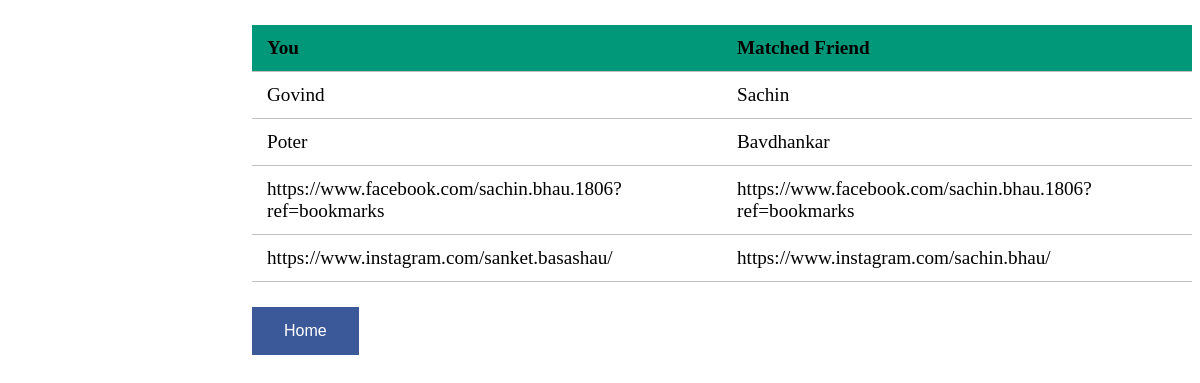
The page /php/Usermatches.php (signed in) on the database its author committed.
### tables this page shows
CREATE TABLE `user` (
  `userid` int(40) NOT NULL,
  `fname` varchar(40) NOT NULL,
  `lname` varchar(40) NOT NULL,
  `username` varchar(200) NOT NULL,
  `password` varchar(124) NOT NULL,
  `email` varchar(300) NOT NULL,
  `dob` date NOT NULL,
  `gender` enum('Male','Female','Other') NOT NULL,
  `city` varchar(100) NOT NULL,
  `fblink` varchar(300) NOT NULL,
  `instagramlink` varchar(300) NOT NULL
);

### php/Usermatches.php (the view, shortened to what this page needs)
<?php
$conn = createConn();
$user1id = $_SESSION["uid"];
$query1 = "select * from user where userid = '$user1id' ";
$data1 = mysqli_query($conn, $query1);
$result1 = mysqli_fetch_assoc($data1);
$user1fname = $result1['fname'];
$user1lname = $result1['lname'];
$user1fblink = $result1['fblink'];
$user1instagramlink = $result1['instagramlink'];
$query2 = "select * from usersmatch where user1id = '$user1id' ";
$data2 = mysqli_query($conn, $query2);
$result2 = mysqli_fetch_assoc($data2);
$userid2 = $result2['user2id'];
$query3 = "select * from user where userid = '$userid2' ";
$data3 = mysqli_query($conn, $query3);
$result3 = mysqli_fetch_assoc($data3);
$user2fname = $result3['fname'];
$user2lname = $result3['lname'];
$user2fblink = $result3['fblink'];
$user2instagramlink = $result3['instagramlink'];
?>
<!DOCTYPE html>
<html>
<head>
  <link rel="stylesheet" href="../css/profile.css">
</head>
<body class="user_body">
  <table class="content-table">
    <thead>
      <tr>
        <th>You</th>
        <th>Matched Friend</th>
      </tr>
    </thead>
    <tr>
      <td><?php echo $user1fname ?></td>
      <td><?php echo $user2fname ?></td>
    </tr>
    <tr>
      <td><?php echo $user1lname ?></td>
      <td><?php echo $user2lname ?></td>
    </tr>
    <tr>
      <td><?php echo $user1fblink ?></td>
      <td><?php echo $user2fblink ?></td>
    </tr>
    <tr>
      <td><?php echo $user1instagramlink ?></td>
      <td><?php echo $user2instagramlink ?></td>
    </tr>
  </table>
  <button class="btn profile" name="profilebtn" onclick="window.location.href='../html/LMHome.html'">Home</button>
</body>
</html>

### css/profile.css (style rules this page uses)
html { overflow-x: hidden; }
.btn { border: none; color: white; padding: 15px 32px; margin-right: 20px; text-align: center; text-decoration: none; display: inline-block; font-size: 16px; cursor: pointer; }
.btn.profile { background-color: #3b5998; }
.user_body { margin-left: 21%; }
.content-table { border-collapse: collapse; margin: 25px 0; font-size: 1.2em; min-width: 400px; }
.content-table thead tr { background-color: #009879; text-align: left; font-weight: bold; }
.content-table th, .content-table td { padding: 12px 15px; }
.content-table tr { border-bottom: 1px solid silver; }

### rows shown on the page
user: fname "Govind", lname "Poter", fblink "https://www.facebook.com/sachin.bhau.1806?ref=bookmarks", instagramlink "https://www.instagram.com/sanket.basashau/"
user: fname "Sachin", lname "Bavdhankar", fblink "https://www.facebook.com/sachin.bhau.1806?ref=bookmarks", instagramlink "https://www.instagram.com/sachin.bhau/"
